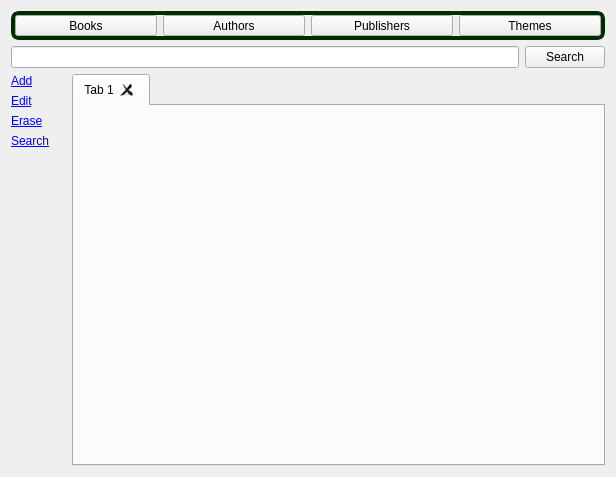
<?xml version="1.0" encoding="UTF-8"?>
<ui version="4.0">
 <class>OperationsWidget</class>
 <widget class="QWidget" name="OperationsWidget">
  <property name="geometry">
   <rect>
    <x>0</x>
    <y>0</y>
    <width>616</width>
    <height>477</height>
   </rect>
  </property>
  <property name="sizePolicy">
   <sizepolicy hsizetype="Expanding" vsizetype="Expanding">
    <horstretch>0</horstretch>
    <verstretch>0</verstretch>
   </sizepolicy>
  </property>
  <property name="windowTitle">
   <string>Form</string>
  </property>
  <layout class="QGridLayout" name="gridLayout">
   <item row="0" column="0" colspan="3">
    <widget class="QFrame" name="sectionFrame">
     <property name="styleSheet">
      <string notr="true">QFrame#sectionFrame
{
	border: 4px solid rgb(0, 45, 0); 
	border-radius: 8px;
}</string>
     </property>
     <property name="frameShape">
      <enum>QFrame::StyledPanel</enum>
     </property>
     <property name="frameShadow">
      <enum>QFrame::Raised</enum>
     </property>
     <property name="lineWidth">
      <number>0</number>
     </property>
     <layout class="QHBoxLayout" name="horizontalLayout">
      <property name="margin">
       <number>0</number>
      </property>
      <item>
       <widget class="QToolButton" name="bookToolButton">
        <property name="sizePolicy">
         <sizepolicy hsizetype="Expanding" vsizetype="Fixed">
          <horstretch>0</horstretch>
          <verstretch>0</verstretch>
         </sizepolicy>
        </property>
        <property name="text">
         <string>Books</string>
        </property>
        <property name="checkable">
         <bool>true</bool>
        </property>
       </widget>
      </item>
      <item>
       <widget class="QToolButton" name="authorToolButton">
        <property name="sizePolicy">
         <sizepolicy hsizetype="Expanding" vsizetype="Fixed">
          <horstretch>0</horstretch>
          <verstretch>0</verstretch>
         </sizepolicy>
        </property>
        <property name="text">
         <string>Authors</string>
        </property>
        <property name="checkable">
         <bool>true</bool>
        </property>
       </widget>
      </item>
      <item>
       <widget class="QToolButton" name="publisherToolButton">
        <property name="sizePolicy">
         <sizepolicy hsizetype="Expanding" vsizetype="Fixed">
          <horstretch>0</horstretch>
          <verstretch>0</verstretch>
         </sizepolicy>
        </property>
        <property name="text">
         <string>Publishers</string>
        </property>
        <property name="checkable">
         <bool>true</bool>
        </property>
       </widget>
      </item>
      <item>
       <widget class="QToolButton" name="themeToolButton">
        <property name="sizePolicy">
         <sizepolicy hsizetype="Expanding" vsizetype="Fixed">
          <horstretch>0</horstretch>
          <verstretch>0</verstretch>
         </sizepolicy>
        </property>
        <property name="text">
         <string>Themes</string>
        </property>
        <property name="checkable">
         <bool>true</bool>
        </property>
       </widget>
      </item>
     </layout>
    </widget>
   </item>
   <item row="1" column="0" colspan="2">
    <widget class="QLineEdit" name="searchLineEdit"/>
   </item>
   <item row="1" column="2">
    <widget class="QPushButton" name="searchPushButton">
     <property name="sizePolicy">
      <sizepolicy hsizetype="Fixed" vsizetype="Fixed">
       <horstretch>0</horstretch>
       <verstretch>0</verstretch>
      </sizepolicy>
     </property>
     <property name="text">
      <string>Search</string>
     </property>
    </widget>
   </item>
   <item row="2" column="0">
    <widget class="QLabel" name="addLabel">
     <property name="sizePolicy">
      <sizepolicy hsizetype="Minimum" vsizetype="Preferred">
       <horstretch>0</horstretch>
       <verstretch>0</verstretch>
      </sizepolicy>
     </property>
     <property name="maximumSize">
      <size>
       <width>55</width>
       <height>16777215</height>
      </size>
     </property>
     <property name="text">
      <string>&lt;!DOCTYPE HTML PUBLIC &quot;-//W3C//DTD HTML 4.0//EN&quot; &quot;http://www.w3.org/TR/REC-html40/strict.dtd&quot;&gt;
&lt;html&gt;&lt;head&gt;&lt;meta name=&quot;qrichtext&quot; content=&quot;1&quot; /&gt;&lt;style type=&quot;text/css&quot;&gt;
p, li { white-space: pre-wrap; }
&lt;/style&gt;&lt;/head&gt;&lt;body style=&quot; font-family:'DejaVu Sans'; font-size:9pt; font-weight:400; font-style:normal;&quot;&gt;
&lt;p style=&quot; margin-top:0px; margin-bottom:0px; margin-left:0px; margin-right:0px; -qt-block-indent:0; text-indent:0px;&quot;&gt;&lt;a href=&quot;internal:/add&quot;&gt;&lt;span style=&quot; text-decoration: underline; color:#0000ff;&quot;&gt;Add&lt;/span&gt;&lt;/a&gt;&lt;/p&gt;&lt;/body&gt;&lt;/html&gt;</string>
     </property>
    </widget>
   </item>
   <item row="2" column="1" rowspan="5" colspan="2">
    <widget class="QTabWidget" name="tabWidget">
     <property name="styleSheet">
      <string notr="true"/>
     </property>
     <property name="currentIndex">
      <number>0</number>
     </property>
     <property name="tabsClosable">
      <bool>true</bool>
     </property>
     <widget class="QWidget" name="tab_5">
      <attribute name="title">
       <string>Tab 1</string>
      </attribute>
     </widget>
    </widget>
   </item>
   <item row="3" column="0">
    <widget class="QLabel" name="editLabel">
     <property name="sizePolicy">
      <sizepolicy hsizetype="Minimum" vsizetype="Preferred">
       <horstretch>0</horstretch>
       <verstretch>0</verstretch>
      </sizepolicy>
     </property>
     <property name="maximumSize">
      <size>
       <width>55</width>
       <height>16777215</height>
      </size>
     </property>
     <property name="text">
      <string>&lt;!DOCTYPE HTML PUBLIC &quot;-//W3C//DTD HTML 4.0//EN&quot; &quot;http://www.w3.org/TR/REC-html40/strict.dtd&quot;&gt;
&lt;html&gt;&lt;head&gt;&lt;meta name=&quot;qrichtext&quot; content=&quot;1&quot; /&gt;&lt;style type=&quot;text/css&quot;&gt;
p, li { white-space: pre-wrap; }
&lt;/style&gt;&lt;/head&gt;&lt;body style=&quot; font-family:'DejaVu Sans'; font-size:9pt; font-weight:400; font-style:normal;&quot;&gt;
&lt;p style=&quot; margin-top:0px; margin-bottom:0px; margin-left:0px; margin-right:0px; -qt-block-indent:0; text-indent:0px;&quot;&gt;&lt;a href=&quot;internal:/edit&quot;&gt;&lt;span style=&quot; text-decoration: underline; color:#0000ff;&quot;&gt;Edit&lt;/span&gt;&lt;/a&gt;&lt;/p&gt;&lt;/body&gt;&lt;/html&gt;</string>
     </property>
    </widget>
   </item>
   <item row="4" column="0">
    <widget class="QLabel" name="eraseLabel">
     <property name="sizePolicy">
      <sizepolicy hsizetype="Minimum" vsizetype="Preferred">
       <horstretch>0</horstretch>
       <verstretch>0</verstretch>
      </sizepolicy>
     </property>
     <property name="maximumSize">
      <size>
       <width>55</width>
       <height>16777215</height>
      </size>
     </property>
     <property name="text">
      <string>&lt;!DOCTYPE HTML PUBLIC &quot;-//W3C//DTD HTML 4.0//EN&quot; &quot;http://www.w3.org/TR/REC-html40/strict.dtd&quot;&gt;
&lt;html&gt;&lt;head&gt;&lt;meta name=&quot;qrichtext&quot; content=&quot;1&quot; /&gt;&lt;style type=&quot;text/css&quot;&gt;
p, li { white-space: pre-wrap; }
&lt;/style&gt;&lt;/head&gt;&lt;body style=&quot; font-family:'DejaVu Sans'; font-size:9pt; font-weight:400; font-style:normal;&quot;&gt;
&lt;p style=&quot; margin-top:0px; margin-bottom:0px; margin-left:0px; margin-right:0px; -qt-block-indent:0; text-indent:0px;&quot;&gt;&lt;a href=&quot;internal:/erase&quot;&gt;&lt;span style=&quot; text-decoration: underline; color:#0000ff;&quot;&gt;Erase&lt;/span&gt;&lt;/a&gt;&lt;/p&gt;&lt;/body&gt;&lt;/html&gt;</string>
     </property>
    </widget>
   </item>
   <item row="5" column="0">
    <widget class="QLabel" name="searchLabel">
     <property name="sizePolicy">
      <sizepolicy hsizetype="Minimum" vsizetype="Preferred">
       <horstretch>0</horstretch>
       <verstretch>0</verstretch>
      </sizepolicy>
     </property>
     <property name="maximumSize">
      <size>
       <width>55</width>
       <height>16777215</height>
      </size>
     </property>
     <property name="text">
      <string>&lt;!DOCTYPE HTML PUBLIC &quot;-//W3C//DTD HTML 4.0//EN&quot; &quot;http://www.w3.org/TR/REC-html40/strict.dtd&quot;&gt;
&lt;html&gt;&lt;head&gt;&lt;meta name=&quot;qrichtext&quot; content=&quot;1&quot; /&gt;&lt;style type=&quot;text/css&quot;&gt;
p, li { white-space: pre-wrap; }
&lt;/style&gt;&lt;/head&gt;&lt;body style=&quot; font-family:'DejaVu Sans'; font-size:9pt; font-weight:400; font-style:normal;&quot;&gt;
&lt;p style=&quot; margin-top:0px; margin-bottom:0px; margin-left:0px; margin-right:0px; -qt-block-indent:0; text-indent:0px;&quot;&gt;&lt;a href=&quot;internal:/search&quot;&gt;&lt;span style=&quot; text-decoration: underline; color:#0000ff;&quot;&gt;Search&lt;/span&gt;&lt;/a&gt;&lt;/p&gt;&lt;/body&gt;&lt;/html&gt;</string>
     </property>
    </widget>
   </item>
   <item row="6" column="0">
    <spacer name="verticalSpacer">
     <property name="orientation">
      <enum>Qt::Vertical</enum>
     </property>
     <property name="sizeHint" stdset="0">
      <size>
       <width>51</width>
       <height>292</height>
      </size>
     </property>
    </spacer>
   </item>
  </layout>
 </widget>
 <resources/>
 <connections>
  <connection>
   <sender>addLabel</sender>
   <signal>linkActivated(QString)</signal>
   <receiver>OperationsWidget</receiver>
   <slot>add()</slot>
   <hints>
    <hint type="sourcelabel">
     <x>19</x>
     <y>87</y>
    </hint>
    <hint type="destinationlabel">
     <x>25</x>
     <y>77</y>
    </hint>
   </hints>
  </connection>
  <connection>
   <sender>editLabel</sender>
   <signal>linkActivated(QString)</signal>
   <receiver>OperationsWidget</receiver>
   <slot>edit()</slot>
   <hints>
    <hint type="sourcelabel">
     <x>47</x>
     <y>108</y>
    </hint>
    <hint type="destinationlabel">
     <x>61</x>
     <y>111</y>
    </hint>
   </hints>
  </connection>
  <connection>
   <sender>eraseLabel</sender>
   <signal>linkActivated(QString)</signal>
   <receiver>OperationsWidget</receiver>
   <slot>erase()</slot>
   <hints>
    <hint type="sourcelabel">
     <x>51</x>
     <y>137</y>
    </hint>
    <hint type="destinationlabel">
     <x>60</x>
     <y>138</y>
    </hint>
   </hints>
  </connection>
  <connection>
   <sender>searchLabel</sender>
   <signal>linkActivated(QString)</signal>
   <receiver>OperationsWidget</receiver>
   <slot>search()</slot>
   <hints>
    <hint type="sourcelabel">
     <x>46</x>
     <y>165</y>
    </hint>
    <hint type="destinationlabel">
     <x>60</x>
     <y>169</y>
    </hint>
   </hints>
  </connection>
  <connection>
   <sender>tabWidget</sender>
   <signal>tabCloseRequested(int)</signal>
   <receiver>OperationsWidget</receiver>
   <slot>closeTab(int)</slot>
   <hints>
    <hint type="sourcelabel">
     <x>63</x>
     <y>206</y>
    </hint>
    <hint type="destinationlabel">
     <x>60</x>
     <y>208</y>
    </hint>
   </hints>
  </connection>
 </connections>
 <slots>
  <slot>add()</slot>
  <slot>edit()</slot>
  <slot>erase()</slot>
  <slot>search()</slot>
  <slot>closeTab(int)</slot>
 </slots>
</ui>
